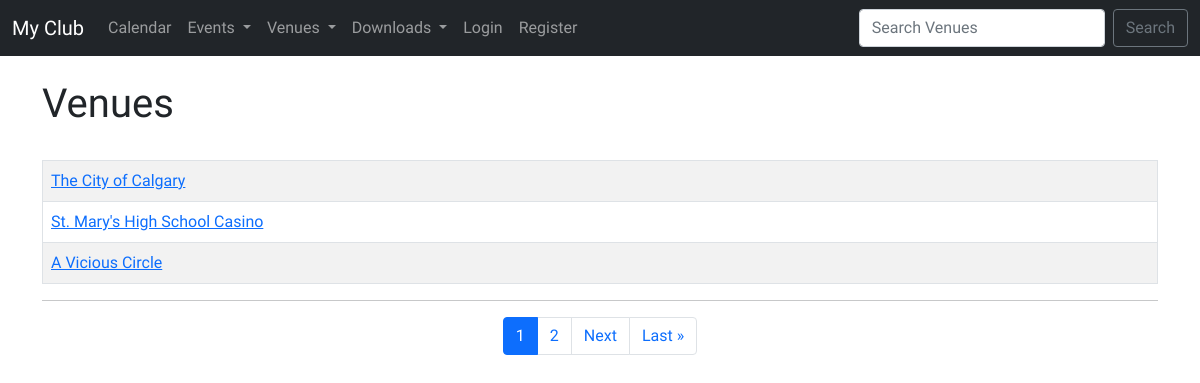
Screenshot of /venues/ with the database file from the repository.
### events/models.py (models this page shows)
class Venue(models.Model):
    name            = models.CharField('Venue Name', max_length=120)
    address         = models.CharField(max_length=300)
    zip_code        = models.CharField('Zip Code', max_length=12)
    phone           = models.CharField('Contact Phone', max_length=25, blank=True)
    web             = models.URLField('Website Address', blank=True)
    email_address   = models.EmailField('Email', blank=True)
    owner           = models.ForeignKey(User, on_delete=models.CASCADE, verbose_name='Venue Owner')     # associates with user_id
    venue_image     = models.ImageField(upload_to="images/", null=True, blank=True)
    def __str__(self):
        return self.name

### events/views.py (the view)
# urls.py: path('venues/', views.list_venues, name='list-venues'),
def list_venues(request):
    p = Paginator(Venue.objects.all(), 3)
    page = request.GET.get('page')
    venues = p.get_page(page)
    page_range = range(1, venues.paginator.num_pages + 1)
    return render(request, 'events/venues.html',
                  {'venues': venues,
                   'page_range': page_range})

### events/templates/events/venues.html (shortened to what this page needs)
{% extends 'base.html' %}
{% block content %}
    <h1>Venues</h1>
    <br>
    <table class="table table-striped table-hover table-bordered">
        {% for venue in venues %}
        <tr>
            <td>
                <a href="{% url 'events:show-venue' venue.id %}">{{ venue }}</a>
            </td>
        </tr>
        {% endfor %}
    </table>
    <hr>
    <nav aria-label="Page navigation example">
        <ul class="pagination justify-content-center">
            {% for i in page_range %}
                <li class="page-item {% if i == venues.number %}active{% endif %}">
                    <a class="page-link" href="?page={{ i }}">{{ i }}</a>
                </li>
            {% endfor %}
            {% if venues.has_next %}
                <li class="page-item"><a class="page-link" href="?page={{ venues.next_page_number }}">Next</a></li>
                <li class="page-item"><a class="page-link" href="?page={{ venues.paginator.num_pages }}">Last &raquo;</a></li>
            {% endif %}
        </ul>
    </nav>
{% endblock %}

### static/styles/main.css (style rules this page uses)
* { margin: 0; padding: 0; box-sizing: border-box; text-decoration: none; border: none; outline: none; scroll-behavior: smooth; font-family: 'KoHo'; }

### rows the page displays
Venue: name "The City of Calgary"
Venue: name "St. Mary's High School Casino"
Venue: name "A Vicious Circle"

### other values shown
{{ i }} "1" "2"
